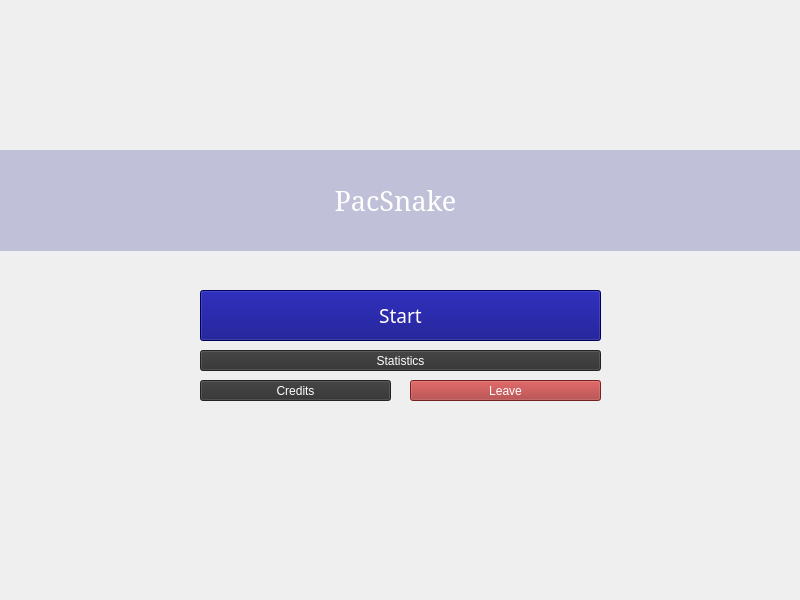
<?xml version="1.0" encoding="UTF-8"?>
<ui version="4.0">
 <class>main_container</class>
 <widget class="QWidget" name="main_container">
  <property name="geometry">
   <rect>
    <x>0</x>
    <y>0</y>
    <width>800</width>
    <height>600</height>
   </rect>
  </property>
  <property name="sizePolicy">
   <sizepolicy hsizetype="Fixed" vsizetype="Fixed">
    <horstretch>0</horstretch>
    <verstretch>0</verstretch>
   </sizepolicy>
  </property>
  <property name="minimumSize">
   <size>
    <width>800</width>
    <height>600</height>
   </size>
  </property>
  <property name="maximumSize">
   <size>
    <width>800</width>
    <height>600</height>
   </size>
  </property>
  <property name="windowTitle">
   <string>PacSnake v1.0.0</string>
  </property>
  <property name="windowIcon">
   <iconset resource="assets.qrc">
    <normaloff>:/assets/sprite/snake-head-up.png</normaloff>:/assets/sprite/snake-head-up.png</iconset>
  </property>
  <property name="styleSheet">
   <string notr="true">border-color: rgb(0, 0, 0);</string>
  </property>
  <widget class="QStackedWidget" name="stackedWidget">
   <property name="geometry">
    <rect>
     <x>0</x>
     <y>0</y>
     <width>801</width>
     <height>601</height>
    </rect>
   </property>
   <property name="sizePolicy">
    <sizepolicy hsizetype="Fixed" vsizetype="Fixed">
     <horstretch>0</horstretch>
     <verstretch>0</verstretch>
    </sizepolicy>
   </property>
   <property name="styleSheet">
    <string notr="true">border-color: rgb(0, 0, 0);</string>
   </property>
   <property name="currentIndex">
    <number>0</number>
   </property>
   <widget class="QWidget" name="page">
    <property name="styleSheet">
     <string notr="true"/>
    </property>
    <widget class="QPushButton" name="leaveButton">
     <property name="geometry">
      <rect>
       <x>410</x>
       <y>380</y>
       <width>191</width>
       <height>21</height>
      </rect>
     </property>
     <property name="cursor">
      <cursorShape>PointingHandCursor</cursorShape>
     </property>
     <property name="styleSheet">
      <string notr="true">font: 8pt &quot;8BIT WONDER&quot;;
color: rgb(255, 255, 255);
background-color: rgb(166, 48, 48);</string>
     </property>
     <property name="text">
      <string>Leave</string>
     </property>
    </widget>
    <widget class="QPushButton" name="startButton">
     <property name="geometry">
      <rect>
       <x>200</x>
       <y>290</y>
       <width>401</width>
       <height>51</height>
      </rect>
     </property>
     <property name="sizePolicy">
      <sizepolicy hsizetype="Minimum" vsizetype="Fixed">
       <horstretch>0</horstretch>
       <verstretch>0</verstretch>
      </sizepolicy>
     </property>
     <property name="font">
      <font>
       <family>8BIT WONDER</family>
       <pointsize>14</pointsize>
       <weight>50</weight>
       <italic>false</italic>
       <bold>false</bold>
      </font>
     </property>
     <property name="cursor">
      <cursorShape>PointingHandCursor</cursorShape>
     </property>
     <property name="autoFillBackground">
      <bool>false</bool>
     </property>
     <property name="styleSheet">
      <string notr="true">color: rgb(255, 255, 255);
font: 14pt &quot;8BIT WONDER&quot;;
background-color: rgb(0, 0, 127);</string>
     </property>
     <property name="text">
      <string>Start</string>
     </property>
    </widget>
    <widget class="QLabel" name="titleLabel">
     <property name="geometry">
      <rect>
       <x>-10</x>
       <y>150</y>
       <width>811</width>
       <height>101</height>
      </rect>
     </property>
     <property name="font">
      <font>
       <family>MS Serif</family>
       <pointsize>20</pointsize>
       <weight>50</weight>
       <italic>false</italic>
       <bold>false</bold>
      </font>
     </property>
     <property name="styleSheet">
      <string notr="true">color: rgb(255, 255, 255);
background-color: rgb(0, 0, 127,50);</string>
     </property>
     <property name="text">
      <string>PacSnake</string>
     </property>
     <property name="alignment">
      <set>Qt::AlignCenter</set>
     </property>
    </widget>
    <widget class="QPushButton" name="achButton">
     <property name="geometry">
      <rect>
       <x>200</x>
       <y>350</y>
       <width>401</width>
       <height>21</height>
      </rect>
     </property>
     <property name="cursor">
      <cursorShape>PointingHandCursor</cursorShape>
     </property>
     <property name="styleSheet">
      <string notr="true">font: 8pt &quot;8BIT WONDER&quot;;
color: rgb(255, 255, 255);
background-color: rgb(48, 48, 48);</string>
     </property>
     <property name="text">
      <string>Statistics</string>
     </property>
    </widget>
    <widget class="QPushButton" name="creditsButton">
     <property name="geometry">
      <rect>
       <x>200</x>
       <y>380</y>
       <width>191</width>
       <height>21</height>
      </rect>
     </property>
     <property name="cursor">
      <cursorShape>PointingHandCursor</cursorShape>
     </property>
     <property name="styleSheet">
      <string notr="true">font: 8pt &quot;8BIT WONDER&quot;;
color: rgb(255, 255, 255);
background-color: rgb(48, 48, 48);</string>
     </property>
     <property name="text">
      <string>Credits</string>
     </property>
    </widget>
    <widget class="QLabel" name="imageLabel">
     <property name="geometry">
      <rect>
       <x>0</x>
       <y>0</y>
       <width>801</width>
       <height>611</height>
      </rect>
     </property>
     <property name="styleSheet">
      <string notr="true">background-image: url(:/assets/background.png);</string>
     </property>
     <property name="text">
      <string/>
     </property>
    </widget>
    <zorder>imageLabel</zorder>
    <zorder>leaveButton</zorder>
    <zorder>startButton</zorder>
    <zorder>titleLabel</zorder>
    <zorder>achButton</zorder>
    <zorder>creditsButton</zorder>
   </widget>
  </widget>
 </widget>
 <resources>
  <include location="assets.qrc"/>
 </resources>
 <connections/>
</ui>
